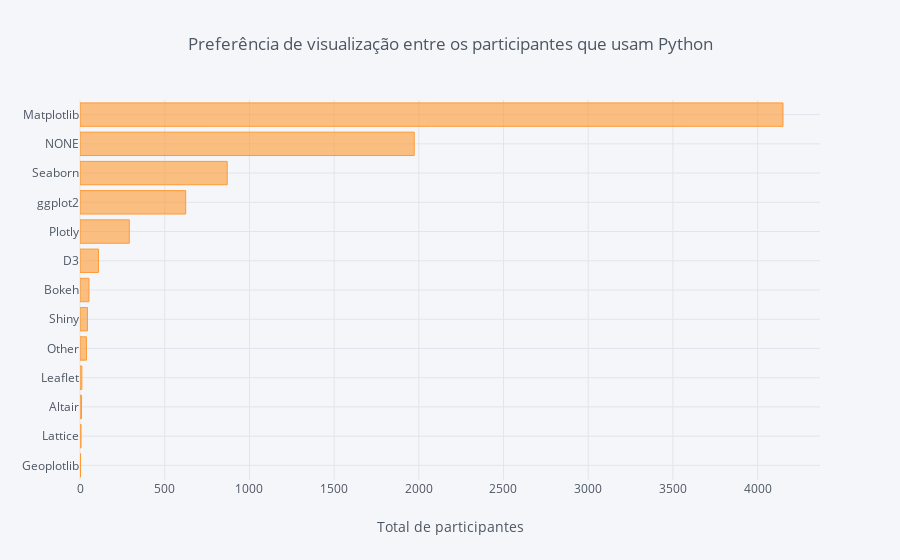

The notebook cell saved with this chart:
### Markdown cell above
### Desafio 4

Usando agora o **cufflinks** faça um gráfico que mostre quais as principais forma de visualização pelos usuários de Python. Acesse [aqui](https://plot.ly/ipython-notebooks/cufflinks/#bar-charts) para exemplos de gráficos de barra com plotly.

### Code cell
count_vis_lib_python = df.loc[df['prog_language']=='Python', 'data_vis_lib'].value_counts()
count_vis_lib_python[::-1].iplot(kind='barh', xTitle='Total de participantes',
                                 title='Preferência de visualização entre os participantes que usam Python')

### Figure 1 — Plotly figure (JSON) as saved in the notebook; plotly's stock layout.template omitted (floating-point values rounded to 4 significant figures)
{"data": [{"marker": {"color": "rgba(255, 153, 51, 0.6)", "line": {"color": "rgba(255, 153, 51, 1.0)", "width": 1}}, "name": "data_vis_lib", "orientation": "h", "text": "", "type": "bar", "uid": "469a6a1a-4db6-11ea-8896-fc017cc0433b", "x": [3, 6, 9, 11, 38, 44, 53, 109, 291, 624, 869, 1973, 4150], "y": ["Geoplotlib", "Lattice", "Altair", "Leaflet", "Other", "Shiny", "Bokeh", "D3", "Plotly", "ggplot2", "Seaborn", "NONE", "Matplotlib"]}], "layout": {"legend": {"bgcolor": "#F5F6F9", "font": {"color": "#4D5663"}}, "paper_bgcolor": "#F5F6F9", "plot_bgcolor": "#F5F6F9", "title": "Preferência de visualização entre os participantes que usam Python", "titlefont": {"color": "#4D5663"}, "xaxis": {"gridcolor": "#E1E5ED", "showgrid": true, "tickfont": {"color": "#4D5663"}, "title": "Total de participantes", "titlefont": {"color": "#4D5663"}, "zerolinecolor": "#E1E5ED"}, "yaxis": {"gridcolor": "#E1E5ED", "showgrid": true, "tickfont": {"color": "#4D5663"}, "title": "", "titlefont": {"color": "#4D5663"}, "zerolinecolor": "#E1E5ED"}}}
